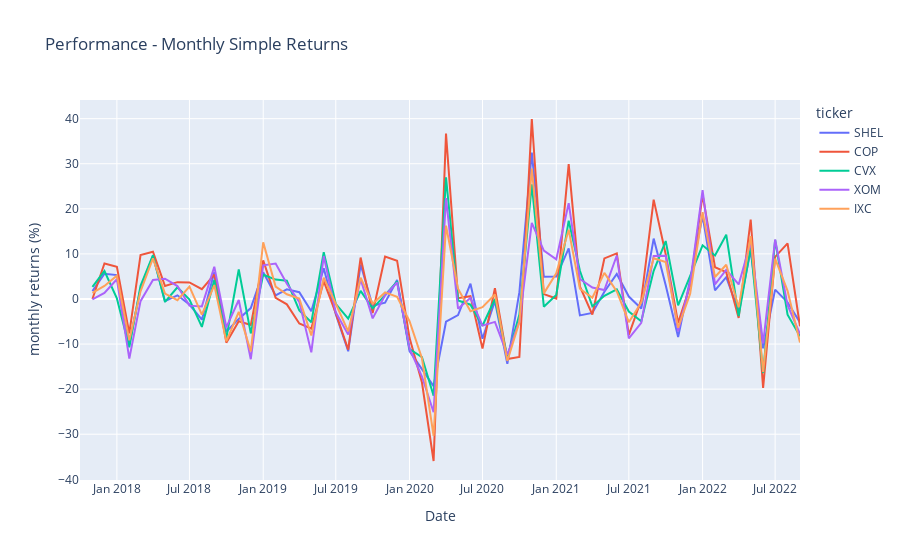

Notebook cell for this chart:
### Code cell
fig = px.line(df2, x='Date',
              y='monthly_return_pct', color='ticker',
              title='Performance - Monthly Simple Returns',
              labels={'monthly_return_pct':'monthly returns (%)'})
fig.show()
